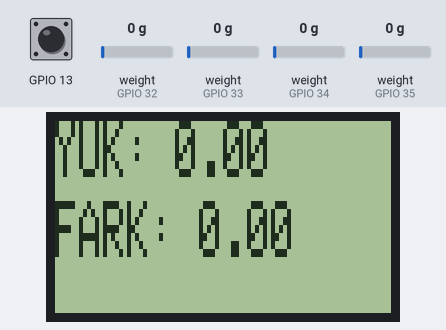
This program was run on a simulated ESP32. Shown: 84×48 one-colour display. The inputs (shaded band) are chosen by the test bench; at power-on: weight on the scale (sensors on GPIO 32, GPIO 33, GPIO 34, GPIO 35) 0 g, GPIO 13 HIGH. WiFi joins after 1.5 s; servers stay silent unless stated.

Above: at 12.8 s.
12.9 s: weight on the scale (sensor on GPIO 32) set to 100 g
At 14.7 s:
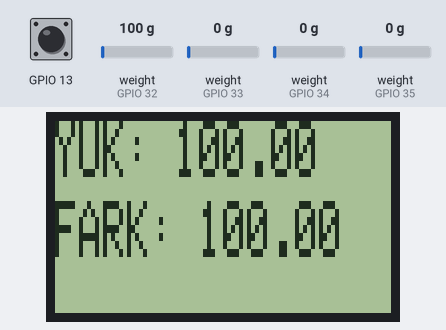
17.8 s: weight on the scale (sensor on GPIO 33) set to 100 g
At 21.0 s:
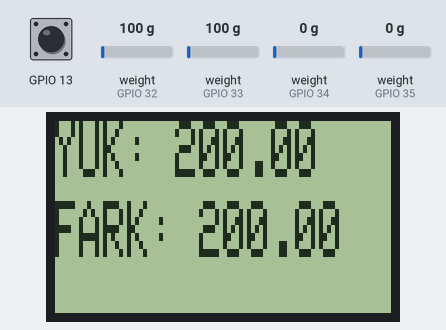
21.8 s: weight on the scale (sensor on GPIO 34) set to 100 g
At 23.5 s:
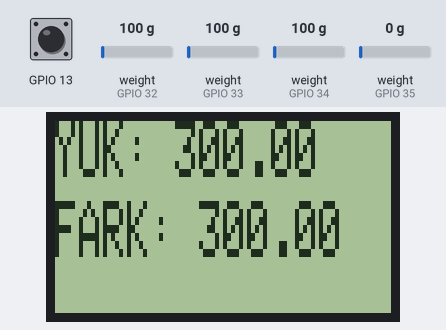
23.8 s: weight on the scale (sensor on GPIO 35) set to 100 g
At 24.8 s:
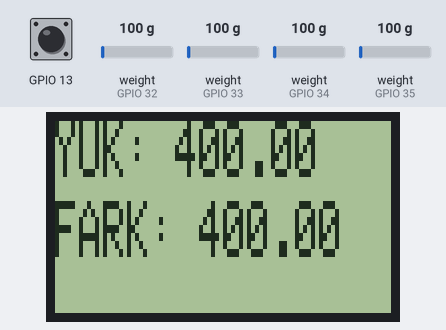
25.9 s: GPIO 13 pulled LOW for 1.7 s
At 29.6 s:
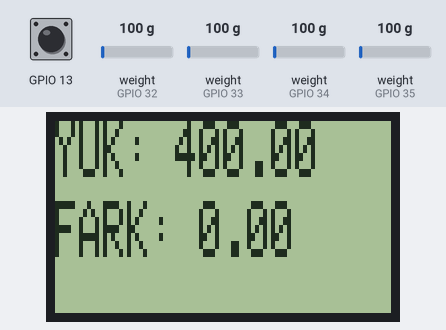
29.9 s: weight on the scale (sensor on GPIO 32) set to 1250 g
At 33.5 s:
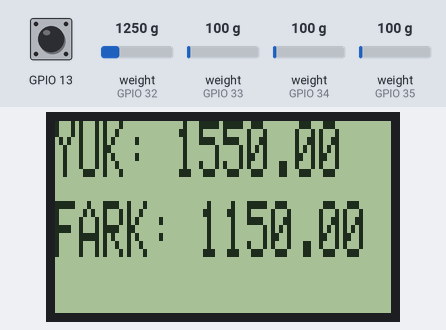
Timing chart, 0 to 35.0 s (numbered marks = the images above; inputs shaded):
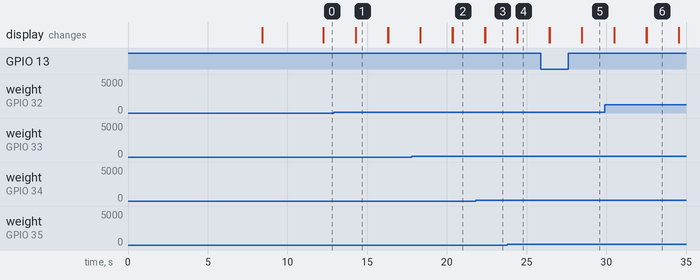

The program:

main.cpp
```cpp
#include <Arduino.h>
#include <WiFi.h>
#include <WiFiClient.h>
#include <BlynkSimpleEsp32.h>
#include <HX711.h>
#include <Wire.h>
#include <Adafruit_GFX.h>
#include <Adafruit_PCD8544.h>
#include <Fonts/FreeMono9pt7b.h>
#include "esp32-hal-cpu.h"

// You should get Auth Token in the Blynk App.
// Go to the Project Settings (nut icon).
char auth[] = "sNilwAwLOEY69xx2LhQBw2QPDr8xMcpi"; //blynkden alınacak key
BlynkTimer timer;

// WiFi bilgileri.
// Şifresiz wifi ise pass bölümünü "" şeklinde bırakın
char ssid[] = "Confectioner ek";
char pass[] = "artemispardus*123";

//5110 connections
#define RST 18
#define CE 5
#define DC 4
#define DIN 2
#define lcdCLK 15
//Nokia_5110 lcd = Nokia_5110(RST, CE, DC, DIN, CLK2);
Adafruit_PCD8544 lcd = Adafruit_PCD8544(lcdCLK, DIN, DC, CE, RST); //RST, CE, DC, DIN, CLK2

//load cell library
#define CLK 25
#define DOUT 33
#define DOUT2 32
#define DOUT3 35
#define DOUT4 34

HX711 scale;
HX711 scale2;
HX711 scale3;
HX711 scale4;
float calibration_factor = 103.7; //hesaplanan kalibrasyon böleni

//variables for loadcell values
float load;     //asıl ağırlığımızı tuttuğumuz kısım
float tempLoad; // gecici ağırlık değişkeni
float difLoad;  // çıkan yada eklenen farkı tutan değişken

void sendSensor()
{
  // You can send any value at any time.
  // Please don't send more that 10 values per second.
  Blynk.virtualWrite(V1, load);
  Blynk.virtualWrite(V2, difLoad);
}

BLYNK_WRITE(V0)
{
  int pinValue = param.asInt();
  if (pinValue > 0)
  {
    tempLoad = load; // telefondaki sanal tuş basıldığında
  }
}

void updateLcd(int row, int col, float val, const char *name)
{
  lcd.setCursor(col, row);             //imleci istenen yere getirme
  lcd.printf("%s %.2f \n", name, val); //gelen değerleri yazma
  lcd.display();                       // değişiklikleri onaylama
}

void getLoad()
{
  load = 0;
  load = scale.get_units(5) + scale2.get_units(5) + scale3.get_units(5) + scale4.get_units(5); //4 hücreden 5er adet ortalama değerler okuyup toplamını load a yazıyoruz
}

void tare()
{
  scale.read_average(10); // 10 adet değer okuyup ortalamasını alıyoruz
  delay(100);             //değerlerin kararlı hale gelmesi için 100ms bekleme
  scale.tare();           //dara alma işlemi gerçekleşiyor
                          //yukarıdaki işlem diğer tüm hücreler için tekrarlanıyor
  scale2.read_average(10);
  delay(100);
  scale2.tare();

  scale3.read_average(10);
  delay(100);
  scale3.tare();

  scale4.read_average(10);
  delay(100);
  scale4.tare();
}

void setup()
{
  setCpuFrequencyMhz(80); //cpu hızını 80mhz e düşürüyoruz
  Serial.begin(115200);   //bilgisayardan haberleşme için

  scale.begin(DOUT, CLK);
  scale2.begin(DOUT2, CLK);
  scale3.begin(DOUT3, CLK);
  scale4.begin(DOUT4, CLK);

  scale.set_scale(calibration_factor);
  scale2.set_scale(calibration_factor);
  scale3.set_scale(calibration_factor);
  scale4.set_scale(calibration_factor);
  tare(); // tüm hücrelerin darasını alan metod

  lcd.begin();                          // lcd ekran başlatılıyor
  lcd.setContrast(50);                  //lcd ekran konstrast değeri
  lcd.setTextSize(1, 2);                // ekran yazı boyutu ayarı
  lcd.clearDisplay();                   // açılışta ekranı temizleme
  Blynk.begin(auth, ssid, pass);        //blynk bağlantısı başlıyor
  timer.setInterval(1000L, sendSensor); //blynk için bir sayaç
}

void loop()
{
  getLoad();                          //ağırlık değişkenini güncelleyen metod
  updateLcd(0, 0, load, "YUK:");      // 0 - 0 koordinatlarından başlayarak lcd ekrana load değişkenini yazdırma
  difLoad = load - tempLoad;          // eklenen yada çıkarılan değeri hesaplamak için
  updateLcd(20, 0, difLoad, "FARK:"); //20 - 0 koordinatlarından başlayarak lcd ekrana load değişkenini yazdırma
  lcd.clearDisplay();                 //gösterimler ardından ekranı temizlemek için

  Blynk.run(); //blynk sistemini çalıştırıyoruz
  timer.run(); //blynk sayacını çalıştırıyoruz

  if (touchRead(13) < 30)
  {
    tempLoad = load;
  }
  /* Kalibrasyon için ayrı blok
  scale.set_scale(calibration_factor);
  scale2.set_scale(calibration_factor);
  scale3.set_scale(calibration_factor);
  scale4.set_scale(calibration_factor);

  Serial.println(scale.get_units(5) + scale2.get_units(5) + scale3.get_units(5) + scale4.get_units(5));
  Serial.print(" calibration_factor: ");
  Serial.println(calibration_factor);

  if (Serial.available()) // okunan değer takip edilerek + - ile optimum değer bulunarak en tepedeki değişken güncellenecek
  {
    char temp = Serial.read();
    if (temp == '+' || temp == 'a')
      calibration_factor += 0.1;
    else if (temp == '-' || temp == 'z')
      calibration_factor -= 0.1;
  }
  */
}
```

Measured:
- after the input at 12.9 s, the display: first changes after 1.4 s (image 1 shows a later state)
- after the input at 17.8 s, the display: first differs from a run without the input after 2.6 s (image 2 shows a later state)
- after the input at 21.8 s, the display: first changes after 0.58 s (image 3 shows a later state)
- after the input at 23.8 s, the display: first changes after 0.61 s (image 4 shows a later state)
- after the input at 25.9 s, the display: first differs from a run without the input after 2.6 s (image 5)
- after the input at 29.9 s, the display: first differs from a run without the input after 2.6 s (image 6 shows a later state)
- what the display in image 1 shows lasts 2.0 s, from 14.3 s to 16.3 s
